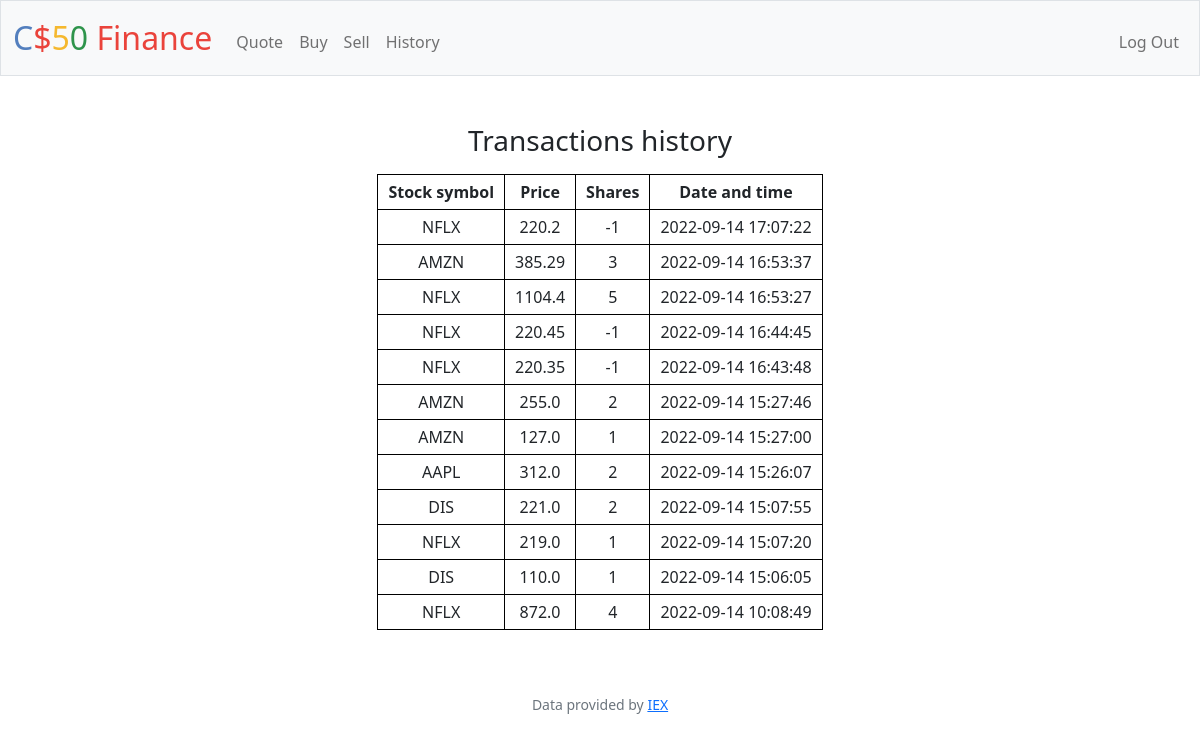
Screenshot of /history (signed in) with the database file from the repository.
### tables this page shows
CREATE TABLE transactions (id INTEGER PRIMARY KEY AUTOINCREMENT NOT NULL, user_id TEXT NOT NULL, timestamp TEXT NOT NULL, action TEXT NOT NULL, symbol TEXT NOT NULL, stock_price REAL, shares INTEGER, price REAL);

### app.py (the view)
@app.route("/history")
@login_required
def history():
    user_id = session.get("user_id")
    history = db.execute("SELECT * FROM transactions WHERE user_id = ? ORDER BY id DESC", user_id)
    return render_template("history.html", history=history)

### app.py (called while the page is built)
@app.after_request
def after_request(response):
    response.headers["Cache-Control"] = "no-cache, no-store, must-revalidate"
    response.headers["Expires"] = 0
    response.headers["Pragma"] = "no-cache"
    return response

### helpers.py (called while the page is built)
def login_required(f):
    @wraps(f)
    def decorated_function(*args, **kwargs):
        if session.get("user_id") is None:
            return redirect("/login")
        return f(*args, **kwargs)
    return decorated_function

### templates/history.html (shortened to what this page needs)
{% extends "layout.html" %}
{% block main %}
    <div class="mb-3">
        <h3 class="mb-3">Transactions history</h3>
        <table class="center" title="Your Stocks">
            <tr>
                <th> Stock symbol </th>
                <th> Price </th>
                <th> Shares </th>
                <th> Date and time </th>
            </tr>
            {% for item in history %}
            <tr>
                <td> {{ item['symbol'] }} </td>
                <td> {{ item['price'] }} </td>
                <td> {{ item['shares'] }} </td>
                <td> {{ item['timestamp'] }} </td>
            </tr>
            {% endfor %}
        </table>
    </div>
{% endblock %}

### templates/layout.html (shortened to what this page needs)
<!DOCTYPE html>
<html lang="en">
    <head>
        <link href="https://cdn.jsdelivr.net/npm/bootstrap@5.1.3/dist/css/bootstrap.min.css" rel="stylesheet">
        <link href="/static/styles.css" rel="stylesheet">
    </head>
    <body>
        <nav class="bg-light border navbar navbar-expand-md navbar-light">
            <div class="container-fluid">
                <a class="navbar-brand" href="/"><span class="blue">C</span><span class="red">$</span><span class="yellow">5</span><span class="green">0</span> <span class="red">Finance</span></a>
                <div class="collapse navbar-collapse" id="navbar">
                    {% if session["user_id"] %}
                        <ul class="navbar-nav me-auto mt-2">
                            <li class="nav-item"><a class="nav-link" href="/quote">Quote</a></li>
                            <li class="nav-item"><a class="nav-link" href="/buy">Buy</a></li>
                            <li class="nav-item"><a class="nav-link" href="/sell">Sell</a></li>
                            <li class="nav-item"><a class="nav-link" href="/history">History</a></li>
                        </ul>
                        <ul class="navbar-nav ms-auto mt-2">
                            <li class="nav-item"><a class="nav-link" href="/logout">Log Out</a></li>
                        </ul>
                    {% else %}
                        <ul class="navbar-nav ms-auto mt-2">
                            <li class="nav-item"><a class="nav-link" href="/register">Register</a></li>
                            <li class="nav-item"><a class="nav-link" href="/login">Log In</a></li>
                        </ul>
                    {% endif %}
                </div>
            </div>
        </nav>
        <main class="container-fluid py-5 text-center">
            {% block main %}{% endblock %}
        </main>
        <footer class="mb-5 small text-center text-muted">
            Data provided by <a href="https://iexcloud.io/">IEX</a>
        </footer>
    </body>
</html>

### static/styles.css (style rules this page uses)
nav .navbar-brand { font-size: xx-large; }
nav .navbar-brand .blue { color: #537fbe; }
nav .navbar-brand .red { color: #ea433b; }
nav .navbar-brand .yellow { color: #f5b82e; }
nav .navbar-brand .green { color: #2e944b; }
.center { margin-left: auto; margin-right: auto; }
table, th, td { border: 1px solid black; border-collapse: collapse; }
table { border-spacing: 30px; }
th, td { padding-top: 5px; padding-bottom: 5px; padding-left: 10px; padding-right: 10px; }

### rows the page displays
transactions: symbol "NFLX", price "220.2", shares "-1", timestamp "2022-09-14 17:07:22"
transactions: symbol "AMZN", price "385.29", shares "3", timestamp "2022-09-14 16:53:37"
transactions: symbol "NFLX", price "1104.4", shares "5", timestamp "2022-09-14 16:53:27"
transactions: symbol "NFLX", price "220.45", shares "-1", timestamp "2022-09-14 16:44:45"
transactions: symbol "NFLX", price "220.35", shares "-1", timestamp "2022-09-14 16:43:48"
transactions: symbol "AMZN", price "255.0", shares "2", timestamp "2022-09-14 15:27:46"
transactions: symbol "AMZN", price "127.0", shares "1", timestamp "2022-09-14 15:27:00"
transactions: symbol "AAPL", price "312.0", shares "2", timestamp "2022-09-14 15:26:07"
transactions: symbol "DIS", price "221.0", shares "2", timestamp "2022-09-14 15:07:55"
transactions: symbol "NFLX", price "219.0", shares "1", timestamp "2022-09-14 15:07:20"
transactions: symbol "DIS", price "110.0", shares "1", timestamp "2022-09-14 15:06:05"
transactions: symbol "NFLX", price "872.0", shares "4", timestamp "2022-09-14 10:08:49"
